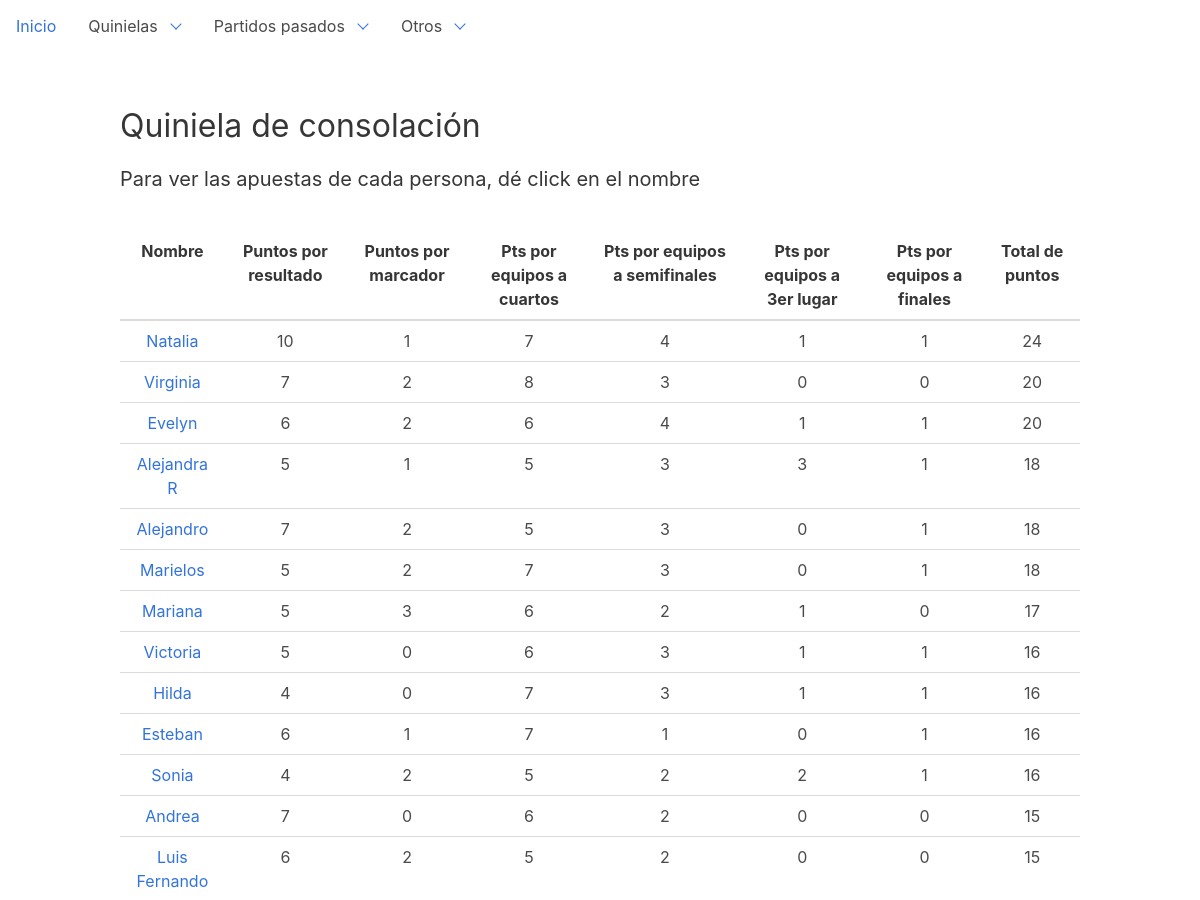
Page /dashboard/gamblers-second (upper part) on the earlier database version.
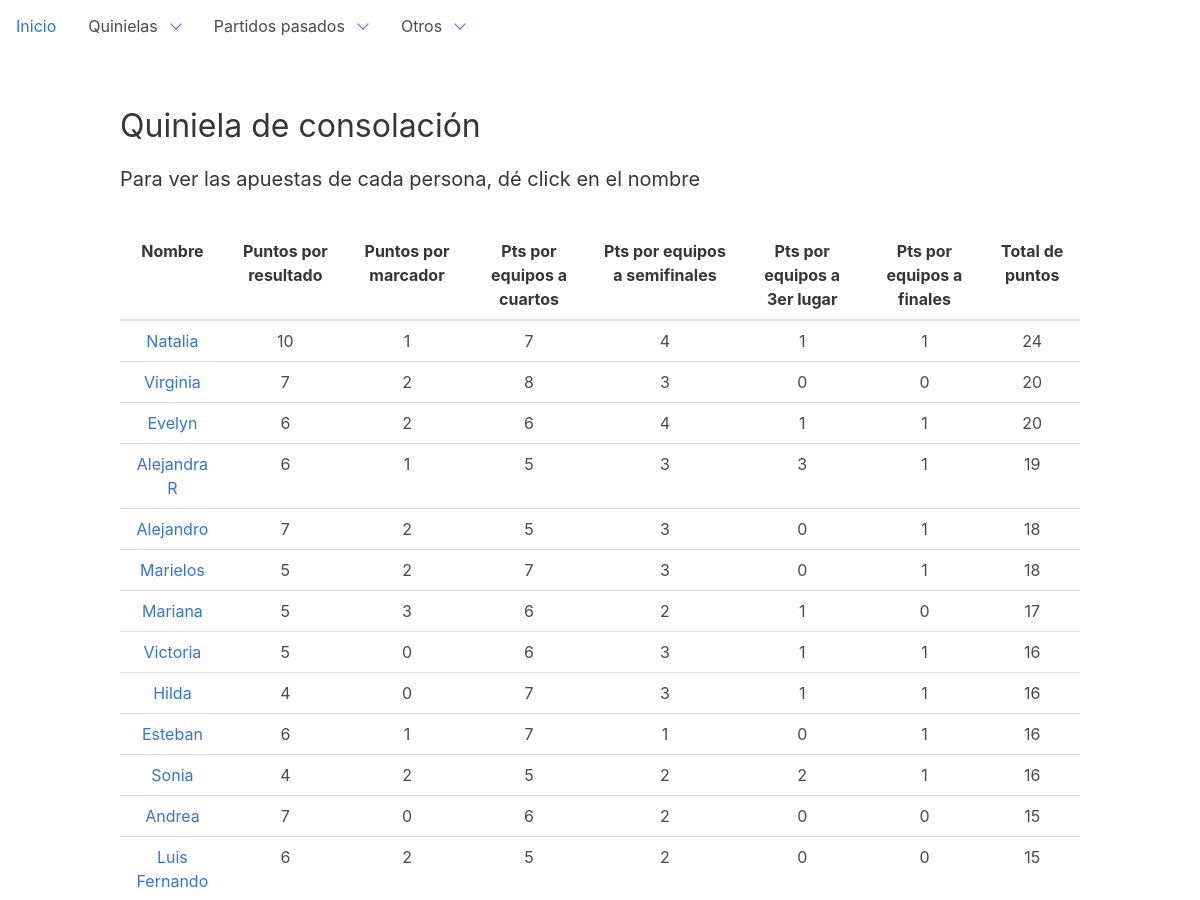
Same page on the later database version.
### dashboard/models.py (models this page shows, shortened)
class Gambler(models.Model):
    name = models.CharField(max_length=48)
    points_result = models.IntegerField(default=0)
    points_score = models.IntegerField(default=0)
    points_result2 = models.IntegerField(default=0)
    points_score2 = models.IntegerField(default=0)
    points_8vo = models.IntegerField(default=0)
    points_4vo = models.IntegerField(default=0)
    points_semi = models.IntegerField(default=0)
    points_3er = models.IntegerField(default=0)
    points_final = models.IntegerField(default=0)
    points_4vo2 = models.IntegerField(default=0)
    points_semi2 = models.IntegerField(default=0)
    points_3er2 = models.IntegerField(default=0)
    points_final2 = models.IntegerField(default=0)

### dashboard/views.py (the view)
class SecondGamblerListView(ListView):
    model = Gambler
    template_name = "dashboard/second_gambler_list.html"
    def get_queryset(self):
        queryset = super(SecondGamblerListView, self).get_queryset()
        return queryset.all().exclude(pk=1).annotate(
            points=(F('points_score2') + (F('points_result2')) + (F('points_4vo2')) + (F('points_semi2')) + (F('points_3er2')) + (F('points_final2')))).order_by(
            '-points')

### dashboard/templatetags/custom_tags.py (called while the page is built)
@register.filter()
def total_points2(value, arg):
    gambler = Gambler.objects.get(name=arg)
    points = gambler.points_semi2 + gambler.points_score2 + gambler.points_final2 + gambler.points_4vo2 + gambler.points_3er2 + gambler.points_result2
    return str(points)

### templates/dashboard/second_gambler_list.html (shortened to what this page needs)
{% extends 'base.html' %}
{% load custom_tags %}
{% block content %}
<h1 class="title">Quiniela de consolación</h1>
    <h4>Para ver las apuestas de cada persona, dé click en el nombre</h4>
    <br/>
    <table class="sortable">
        <thead>
        <tr>
            <th style="text-align: center">Nombre</th>
            <th style="text-align: center">Puntos por resultado </th>
            <th style="text-align: center">Puntos por marcador </th>
            <th style="text-align: center">Pts por equipos a cuartos </th>
            <th style="text-align: center">Pts por equipos a semifinales </th>
            <th style="text-align: center">Pts por equipos a 3er lugar </th>
            <th style="text-align: center">Pts por equipos a finales </th>
            <th style="text-align: center">Total de puntos</th>
        </tr>
        </thead>
        <tbody>
        {% for gambler in gambler_list %}
            <tr>
                <td style="text-align: center"><a href="{% url 'second-gambler-detail' gambler.pk %}">{{ gambler.name }}</a></td>
                <td style="text-align: center">{{ gambler.points_result2 }}</td>
                <td style="text-align: center">{{ gambler.points_score2 }}</td>
                <td style="text-align: center">{{ gambler.points_4vo2 }}</td>
                <td style="text-align: center">{{ gambler.points_semi2 }}</td>
                <td style="text-align: center">{{ gambler.points_3er2 }}</td>
                <td style="text-align: center">{{ gambler.points_final2 }}</td>
                <td style="text-align: center">{{ value|total_points2:gambler.name }}</td>
            </tr>
        {% endfor %}
        </tbody>
    </table>
{% endblock %}

Differences in the rows shown:
changed Gambler "Alejandra R": points_result2 "5" → "6"; name+points_semi2+points_score2 "18" → "19"
